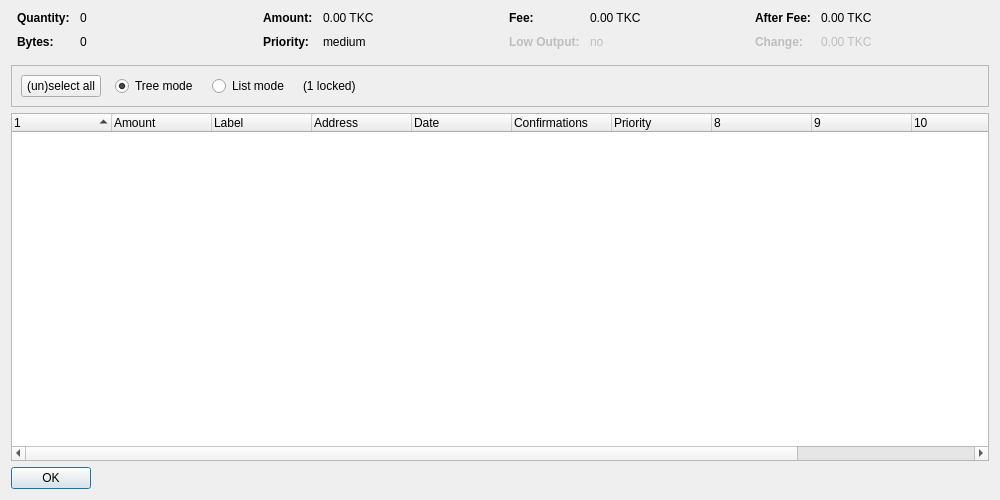
<?xml version="1.0" encoding="UTF-8"?>
<ui version="4.0">
 <class>CoinControlDialog</class>
 <widget class="QDialog" name="CoinControlDialog">
  <property name="geometry">
   <rect>
    <x>0</x>
    <y>0</y>
    <width>1000</width>
    <height>500</height>
   </rect>
  </property>
  <property name="windowTitle">
   <string>Coin Control Address Selection</string>
  </property>
  <layout class="QVBoxLayout" name="verticalLayout">
   <item>
    <layout class="QHBoxLayout" name="horizontalLayoutTop" stretch="0,0,0,0">
     <property name="topMargin">
      <number>0</number>
     </property>
     <property name="bottomMargin">
      <number>10</number>
     </property>
     <item>
      <layout class="QFormLayout" name="formLayoutCoinControl1">
       <property name="horizontalSpacing">
        <number>10</number>
       </property>
       <property name="verticalSpacing">
        <number>10</number>
       </property>
       <property name="leftMargin">
        <number>6</number>
       </property>
       <property name="rightMargin">
        <number>6</number>
       </property>
       <item row="0" column="0">
        <widget class="QLabel" name="labelCoinControlQuantityText">
         <property name="font">
          <font>
           <weight>75</weight>
           <bold>true</bold>
          </font>
         </property>
         <property name="text">
          <string>Quantity:</string>
         </property>
        </widget>
       </item>
       <item row="0" column="1">
        <widget class="QLabel" name="labelCoinControlQuantity">
         <property name="cursor">
          <cursorShape>IBeamCursor</cursorShape>
         </property>
         <property name="contextMenuPolicy">
          <enum>Qt::ActionsContextMenu</enum>
         </property>
         <property name="text">
          <string notr="true">0</string>
         </property>
         <property name="textInteractionFlags">
          <set>Qt::LinksAccessibleByMouse|Qt::TextSelectableByKeyboard|Qt::TextSelectableByMouse</set>
         </property>
        </widget>
       </item>
       <item row="1" column="0">
        <widget class="QLabel" name="labelCoinControlBytesText">
         <property name="font">
          <font>
           <weight>75</weight>
           <bold>true</bold>
          </font>
         </property>
         <property name="text">
          <string>Bytes:</string>
         </property>
        </widget>
       </item>
       <item row="1" column="1">
        <widget class="QLabel" name="labelCoinControlBytes">
         <property name="cursor">
          <cursorShape>IBeamCursor</cursorShape>
         </property>
         <property name="contextMenuPolicy">
          <enum>Qt::ActionsContextMenu</enum>
         </property>
         <property name="text">
          <string notr="true">0</string>
         </property>
         <property name="textInteractionFlags">
          <set>Qt::LinksAccessibleByMouse|Qt::TextSelectableByKeyboard|Qt::TextSelectableByMouse</set>
         </property>
        </widget>
       </item>
      </layout>
     </item>
     <item>
      <layout class="QFormLayout" name="formLayoutCoinControl2">
       <property name="horizontalSpacing">
        <number>10</number>
       </property>
       <property name="verticalSpacing">
        <number>10</number>
       </property>
       <property name="leftMargin">
        <number>6</number>
       </property>
       <property name="rightMargin">
        <number>6</number>
       </property>
       <item row="0" column="0">
        <widget class="QLabel" name="labelCoinControlAmountText">
         <property name="font">
          <font>
           <weight>75</weight>
           <bold>true</bold>
          </font>
         </property>
         <property name="text">
          <string>Amount:</string>
         </property>
        </widget>
       </item>
       <item row="0" column="1">
        <widget class="QLabel" name="labelCoinControlAmount">
         <property name="cursor">
          <cursorShape>IBeamCursor</cursorShape>
         </property>
         <property name="contextMenuPolicy">
          <enum>Qt::ActionsContextMenu</enum>
         </property>
         <property name="text">
          <string notr="true">0.00 TKC</string>
         </property>
         <property name="textInteractionFlags">
          <set>Qt::LinksAccessibleByMouse|Qt::TextSelectableByKeyboard|Qt::TextSelectableByMouse</set>
         </property>
        </widget>
       </item>
       <item row="1" column="0">
        <widget class="QLabel" name="labelCoinControlPriorityText">
         <property name="font">
          <font>
           <weight>75</weight>
           <bold>true</bold>
          </font>
         </property>
         <property name="text">
          <string>Priority:</string>
         </property>
        </widget>
       </item>
       <item row="1" column="1">
        <widget class="QLabel" name="labelCoinControlPriority">
         <property name="cursor">
          <cursorShape>IBeamCursor</cursorShape>
         </property>
         <property name="contextMenuPolicy">
          <enum>Qt::ActionsContextMenu</enum>
         </property>
         <property name="text">
          <string notr="true">medium</string>
         </property>
         <property name="textInteractionFlags">
          <set>Qt::LinksAccessibleByMouse|Qt::TextSelectableByKeyboard|Qt::TextSelectableByMouse</set>
         </property>
        </widget>
       </item>
      </layout>
     </item>
     <item>
      <layout class="QFormLayout" name="formLayoutCoinControl3">
       <property name="horizontalSpacing">
        <number>10</number>
       </property>
       <property name="verticalSpacing">
        <number>10</number>
       </property>
       <property name="leftMargin">
        <number>6</number>
       </property>
       <property name="rightMargin">
        <number>6</number>
       </property>
       <item row="0" column="0">
        <widget class="QLabel" name="labelCoinControlFeeText">
         <property name="font">
          <font>
           <weight>75</weight>
           <bold>true</bold>
          </font>
         </property>
         <property name="text">
          <string>Fee:</string>
         </property>
        </widget>
       </item>
       <item row="0" column="1">
        <widget class="QLabel" name="labelCoinControlFee">
         <property name="cursor">
          <cursorShape>IBeamCursor</cursorShape>
         </property>
         <property name="contextMenuPolicy">
          <enum>Qt::ActionsContextMenu</enum>
         </property>
         <property name="text">
          <string notr="true">0.00 TKC</string>
         </property>
         <property name="textInteractionFlags">
          <set>Qt::LinksAccessibleByMouse|Qt::TextSelectableByKeyboard|Qt::TextSelectableByMouse</set>
         </property>
        </widget>
       </item>
       <item row="1" column="0">
        <widget class="QLabel" name="labelCoinControlLowOutputText">
         <property name="enabled">
          <bool>false</bool>
         </property>
         <property name="font">
          <font>
           <weight>75</weight>
           <bold>true</bold>
          </font>
         </property>
         <property name="text">
          <string>Low Output:</string>
         </property>
        </widget>
       </item>
       <item row="1" column="1">
        <widget class="QLabel" name="labelCoinControlLowOutput">
         <property name="enabled">
          <bool>false</bool>
         </property>
         <property name="cursor">
          <cursorShape>IBeamCursor</cursorShape>
         </property>
         <property name="contextMenuPolicy">
          <enum>Qt::ActionsContextMenu</enum>
         </property>
         <property name="text">
          <string notr="true">no</string>
         </property>
         <property name="textInteractionFlags">
          <set>Qt::LinksAccessibleByMouse|Qt::TextSelectableByKeyboard|Qt::TextSelectableByMouse</set>
         </property>
        </widget>
       </item>
      </layout>
     </item>
     <item>
      <layout class="QFormLayout" name="formLayoutCoinControl4">
       <property name="horizontalSpacing">
        <number>10</number>
       </property>
       <property name="verticalSpacing">
        <number>10</number>
       </property>
       <property name="leftMargin">
        <number>6</number>
       </property>
       <property name="rightMargin">
        <number>6</number>
       </property>
       <item row="0" column="0">
        <widget class="QLabel" name="labelCoinControlAfterFeeText">
         <property name="font">
          <font>
           <weight>75</weight>
           <bold>true</bold>
          </font>
         </property>
         <property name="text">
          <string>After Fee:</string>
         </property>
        </widget>
       </item>
       <item row="0" column="1">
        <widget class="QLabel" name="labelCoinControlAfterFee">
         <property name="cursor">
          <cursorShape>IBeamCursor</cursorShape>
         </property>
         <property name="contextMenuPolicy">
          <enum>Qt::ActionsContextMenu</enum>
         </property>
         <property name="text">
          <string notr="true">0.00 TKC</string>
         </property>
         <property name="textInteractionFlags">
          <set>Qt::LinksAccessibleByMouse|Qt::TextSelectableByKeyboard|Qt::TextSelectableByMouse</set>
         </property>
        </widget>
       </item>
       <item row="1" column="0">
        <widget class="QLabel" name="labelCoinControlChangeText">
         <property name="enabled">
          <bool>false</bool>
         </property>
         <property name="font">
          <font>
           <weight>75</weight>
           <bold>true</bold>
          </font>
         </property>
         <property name="text">
          <string>Change:</string>
         </property>
        </widget>
       </item>
       <item row="1" column="1">
        <widget class="QLabel" name="labelCoinControlChange">
         <property name="enabled">
          <bool>false</bool>
         </property>
         <property name="cursor">
          <cursorShape>IBeamCursor</cursorShape>
         </property>
         <property name="contextMenuPolicy">
          <enum>Qt::ActionsContextMenu</enum>
         </property>
         <property name="text">
          <string notr="true">0.00 TKC</string>
         </property>
         <property name="textInteractionFlags">
          <set>Qt::LinksAccessibleByMouse|Qt::TextSelectableByKeyboard|Qt::TextSelectableByMouse</set>
         </property>
        </widget>
       </item>
      </layout>
     </item>
    </layout>
   </item>
   <item>
    <widget class="QFrame" name="frame">
     <property name="minimumSize">
      <size>
       <width>0</width>
       <height>40</height>
      </size>
     </property>
     <property name="frameShape">
      <enum>QFrame::StyledPanel</enum>
     </property>
     <property name="frameShadow">
      <enum>QFrame::Sunken</enum>
     </property>
     <layout class="QHBoxLayout" name="horizontalLayout">
      <item>
       <layout class="QHBoxLayout" name="horizontalLayoutPanel" stretch="0,0,0,0,0">
        <property name="spacing">
         <number>14</number>
        </property>
        <item>
         <widget class="QPushButton" name="pushButtonSelectAll">
          <property name="sizePolicy">
           <sizepolicy hsizetype="Maximum" vsizetype="Fixed">
            <horstretch>0</horstretch>
            <verstretch>0</verstretch>
           </sizepolicy>
          </property>
          <property name="text">
           <string>(un)select all</string>
          </property>
         </widget>
        </item>
        <item>
         <widget class="QRadioButton" name="radioTreeMode">
          <property name="sizePolicy">
           <sizepolicy hsizetype="Maximum" vsizetype="Fixed">
            <horstretch>0</horstretch>
            <verstretch>0</verstretch>
           </sizepolicy>
          </property>
          <property name="text">
           <string>Tree mode</string>
          </property>
          <property name="checked">
           <bool>true</bool>
          </property>
         </widget>
        </item>
        <item>
         <widget class="QRadioButton" name="radioListMode">
          <property name="sizePolicy">
           <sizepolicy hsizetype="Maximum" vsizetype="Fixed">
            <horstretch>0</horstretch>
            <verstretch>0</verstretch>
           </sizepolicy>
          </property>
          <property name="text">
           <string>List mode</string>
          </property>
         </widget>
        </item>
        <item>
         <widget class="QLabel" name="labelLocked">
          <property name="text">
           <string notr="true">(1 locked)</string>
          </property>
         </widget>
        </item>
        <item>
         <spacer name="horizontalSpacer">
          <property name="orientation">
           <enum>Qt::Horizontal</enum>
          </property>
          <property name="sizeHint" stdset="0">
           <size>
            <width>40</width>
            <height>20</height>
           </size>
          </property>
         </spacer>
        </item>
       </layout>
      </item>
     </layout>
    </widget>
   </item>
   <item>
    <widget class="CoinControlTreeWidget" name="treeWidget">
     <property name="contextMenuPolicy">
      <enum>Qt::CustomContextMenu</enum>
     </property>
     <property name="sortingEnabled">
      <bool>false</bool>
     </property>
     <property name="columnCount">
      <number>12</number>
     </property>
     <attribute name="headerShowSortIndicator" stdset="0">
      <bool>true</bool>
     </attribute>
     <attribute name="headerStretchLastSection">
      <bool>false</bool>
     </attribute>
     <column>
      <property name="text">
       <string/>
      </property>
     </column>
     <column>
      <property name="text">
       <string>Amount</string>
      </property>
     </column>
     <column>
      <property name="text">
       <string notr="true">Label</string>
      </property>
     </column>
     <column>
      <property name="text">
       <string>Address</string>
      </property>
     </column>
     <column>
      <property name="text">
       <string>Date</string>
      </property>
     </column>
     <column>
      <property name="text">
       <string>Confirmations</string>
      </property>
      <property name="toolTip">
       <string>Confirmed</string>
      </property>
     </column>
     <column>
      <property name="text">
       <string>Priority</string>
      </property>
     </column>
     <column>
      <property name="text">
       <string/>
      </property>
     </column>
     <column>
      <property name="text">
       <string/>
      </property>
     </column>
     <column>
      <property name="text">
       <string/>
      </property>
     </column>
     <column>
      <property name="text">
       <string/>
      </property>
     </column>
     <column>
      <property name="text">
       <string/>
      </property>
     </column>
    </widget>
   </item>
   <item>
    <widget class="QDialogButtonBox" name="buttonBox">
     <property name="sizePolicy">
      <sizepolicy hsizetype="Maximum" vsizetype="Fixed">
       <horstretch>0</horstretch>
       <verstretch>0</verstretch>
      </sizepolicy>
     </property>
     <property name="orientation">
      <enum>Qt::Horizontal</enum>
     </property>
     <property name="standardButtons">
      <set>QDialogButtonBox::Ok</set>
     </property>
    </widget>
   </item>
  </layout>
 </widget>
 <customwidgets>
  <customwidget>
   <class>CoinControlTreeWidget</class>
   <extends>QTreeWidget</extends>
   <header>coincontroltreewidget.h</header>
  </customwidget>
 </customwidgets>
 <resources/>
 <connections/>
</ui>
